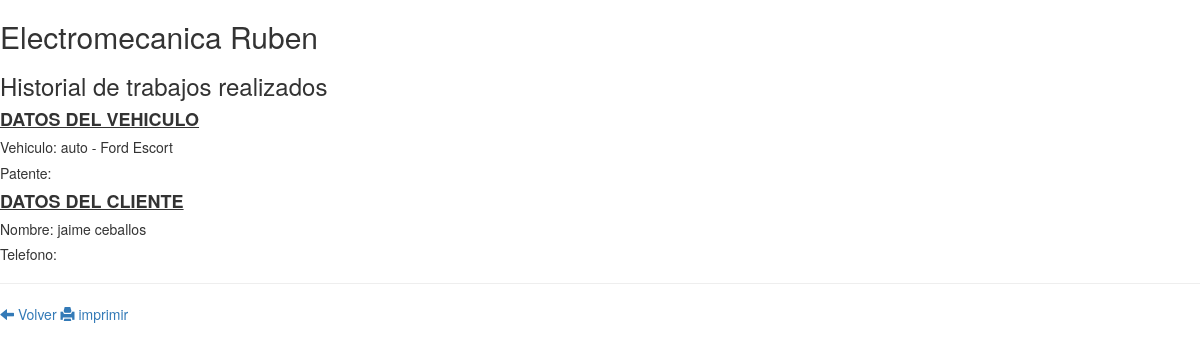
The page /gestion/imprimir_historia/1/ on the database as committed earlier.
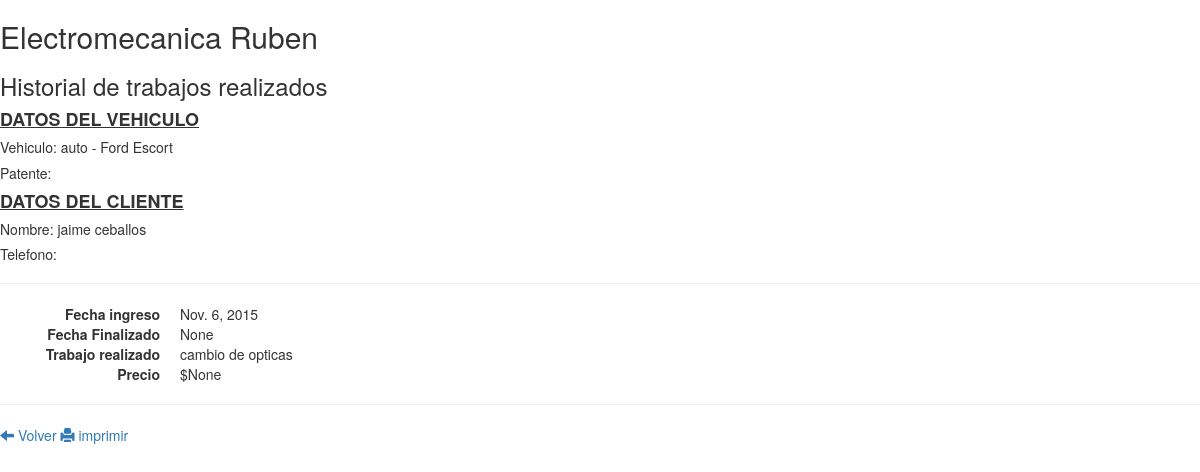
The same page on the database as committed later.
### apps/gestion/models.py (models this page shows, shortened)
class Trabajo(models.Model):
	vehiculo 			= models.ForeignKey(Vehiculo,related_name='trabajos_realizados')
	fecha_ingreso 		= models.DateField(null=True)
	fecha_entrega		= models.DateField(null=True)
	km_ingreso			= models.IntegerField(null=True)
	descripcion			= models.CharField(max_length=250,null=True)
	estado 				= models.IntegerField()
	precio 				= models.DecimalField(max_digits=10,decimal_places=2,null=True)

### apps/gestion/views.py (the view)
# urls.py: url(r'^imprimir_historia/(?P<id>[0-9]+)/$',imprimir_historia,name='imprimir_historia'),
def imprimir_historia(request,id):
	vehiculo = Vehiculo.objects.get(id=id)
	trabajos = vehiculo.trabajos_realizados.all()
	cliente =  vehiculo.pertenece_a.all().filter(fecha_hasta__isnull=True)[0].cliente
	values = {
		'vehiculo' : vehiculo,
		'cliente' : cliente,
		'trabajos' : trabajos,
	}
	return render_to_response('gestion/imprimir_historia.html',values,context_instance = RequestContext(request))

### templates/gestion/imprimir_historia.html
{% extends 'index.html' %}
{% block estilo_impresora %}
	{% load static %}
	<link rel="stylesheet" type="text/css" href="{% static 'css/imprimir.css' %}" media="print" />
{% endblock estilo_impresora %}
{% block body%}
<div class="encabezado">
	<h2>Electromecanica Ruben</h2>
	<h3>Historial de trabajos realizados</h3>
	<h4><b><u>DATOS DEL VEHICULO</u></b></h4>
	<h5>Vehiculo: {{ vehiculo.tipo_vehiculo }} - {{ vehiculo.modelo_marca }}</h5>
	<h5>Patente: {{ vehiculo.marca_modelo }}</h5>
	<h4><b><u>DATOS DEL CLIENTE</u></b></h4>
	<h5>Nombre: {{ cliente.nombre }}</h5>
	<h5>Telefono: {{cliente.telefono }}</h5>
</div><hr>
<div class="trabajos">
	{% for trabajo in trabajos %}
		<dl class="dl-horizontal">
			<dt>Fecha ingreso</dt>
			<dd> {{ trabajo.fecha_ingreso }} </dd>
			<dt>Fecha Finalizado</dt>
			<dd> {{ trabajo.fecha_entrega }} </dd>
			<dt>Trabajo realizado</dt>
			<dd>  {{ trabajo.descripcion }} </dd>
			<dt>Precio</dt>
			<dd>  ${{ trabajo.precio }} </dd>
		</dl>
		<hr>
	{% endfor %}
</div>
<div id="boton">
		<a href="{% url 'home' %}"><i class="glyphicon glyphicon-arrow-left"></i> Volver </a>
		<a href="javascript:void(0)" onclick="window.print();"><i class="glyphicon glyphicon-print"></i> imprimir </a>
	</div>
{% endblock body %}

Rows that differ between the two databases and show on the page:
added Trabajo: fecha_ingreso "Nov. 6, 2015", fecha_entrega "None", descripcion "cambio de opticas", precio "None"
